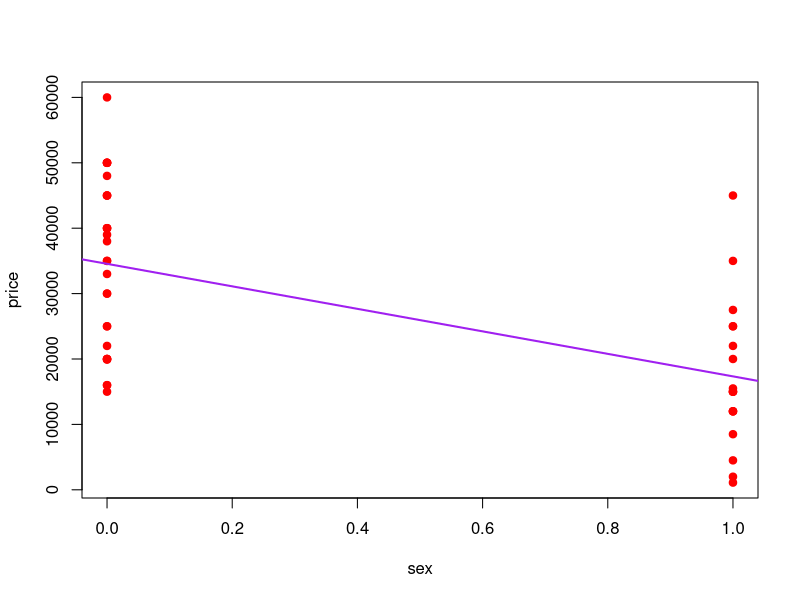

The R source for this figure:

horse_price=read.csv("HorsePrices .csv")
horse_price

###check for NA - missing values
any(is.na(horse_price))
horse_price=na.omit(horse_price)
dim(horse_price)
head(horse_price)


####dummy

sex=horse_price$Sex
sex=ifelse(sex=="m", 0, 1)


price=horse_price$Price

plot(sex, price, col="red", pch=19)
model1=lm(price~sex)
abline(model1, lwd=2,col="purple")
model1$coefficients

##E(price|sex)=34548.28-17209.39sex

mean(horse_price$Price[horse_price$Sex=="m"])
mean(horse_price$Price[horse_price$Sex=="f"])

#average price 
17338.89 - 34548.28


###
model2=lm(Price~Sex, data=horse_price)
model2$coefficients

###
model3=lm(Price~Sex+Age+Height, data=horse_price)
model3$coefficients




anova(model3)
SSR=3289299702+255115083+783271384
SSR


###estimate model is:
###price_hat=-105448.375+ 9928.290*sex +-1036.675*age+ 8269.789*height

#What is the average price of a male with height 17 and age 7?

col=rep(c("red","green","black"), c(3,4,2))
col1=ifelse(col=="green",1,0)
col2=ifelse(col=="black", 1,0)
df=data.frame(col,col1, col2)
df

install.packages("e1071")
library("e1071")
